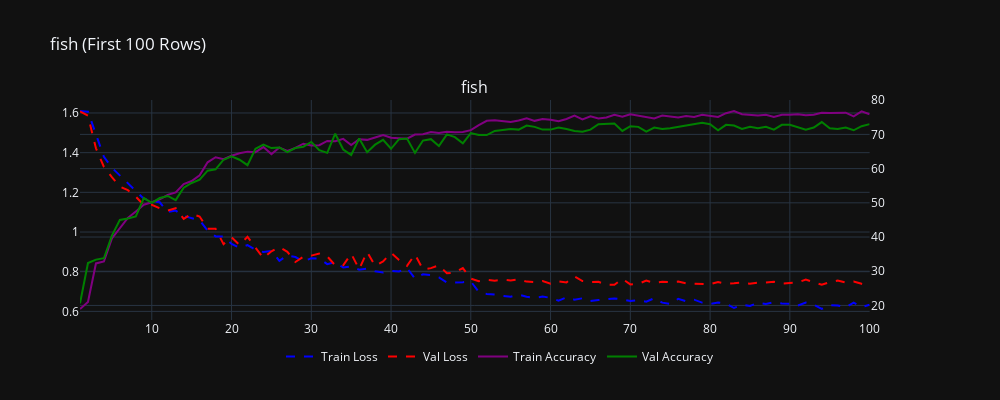
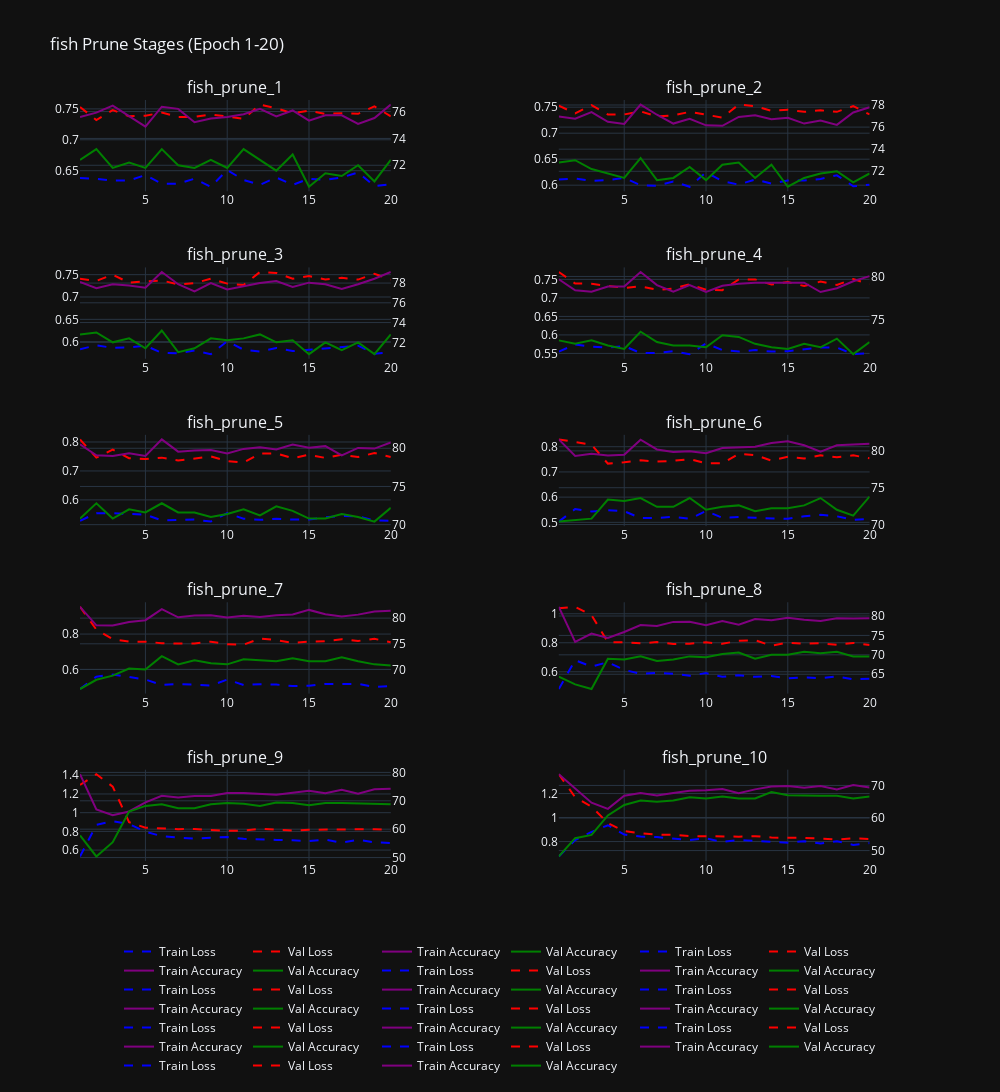

The code cell stored with these charts, in order, in its notebook:
### Code cell
train_result("fish", col_num=1, Train_loss="Train_loss", Val_loss="Val_loss", Train_accuracy="Train_accuracy", Val_accuracy="Val_accuracy", Epoch="Epoch")

prune_result("fish", col_num=2, Train_loss="Train_loss", Val_loss="Val_loss", Train_accuracy="Train_accuracy", Val_accuracy="Val_accuracy", Epoch="Epoch")

### Figure 1 — Plotly figure (JSON) as saved in the notebook; plotly's stock layout.template omitted (floating-point values rounded to 4 significant figures)
{"data": [{"line": {"color": "blue", "dash": "dash"}, "mode": "lines", "name": "Train Loss", "type": "scatter", "x": [1, 2, 3, 4, 5, 6, 7, 8, 9, 10, 11, 12, 13, 14, 15, 16, 17, 18, 19, 20, 21, 22, 23, 24, 25, 26, 27, 28, 29, 30, 31, 32, 33, 34, 35, 36, 37, 38, 39, 40, 41, 42, 43, 44, 45, 46, 47, 48, 49, 50, 51, 52, 53, 54, 55, 56, 57, 58, 59, 60, 61, 62, 63, 64, 65, 66, 67, 68, 69, 70, 71, 72, 73, 74, 75, 76, 77, 78, 79, 80, 81, 82, 83, 84, 85, 86, 87, 88, 89, 90, 91, 92, 93, 94, 95, 96, 97, 98, 99, 100], "xaxis": "x", "y": [1.61, 1.606, 1.492, 1.379, 1.324, 1.285, 1.25, 1.207, 1.168, 1.156, 1.15, 1.101, 1.108, 1.081, 1.07, 1.059, 1.007, 0.978, 0.978, 0.94, 0.921, 0.934, 0.91, 0.899, 0.905, 0.855, 0.882, 0.874, 0.852, 0.868, 0.866, 0.838, 0.848, 0.821, 0.827, 0.81, 0.816, 0.802, 0.796, 0.804, 0.801, 0.819, 0.765, 0.787, 0.783, 0.771, 0.745, 0.745, 0.747, 0.751, 0.698, 0.688, 0.685, 0.678, 0.674, 0.684, 0.674, 0.668, 0.675, 0.668, 0.654, 0.671, 0.659, 0.666, 0.652, 0.657, 0.66, 0.665, 0.661, 0.652, 0.656, 0.649, 0.666, 0.644, 0.637, 0.663, 0.651, 0.659, 0.644, 0.637, 0.645, 0.639, 0.617, 0.633, 0.627, 0.644, 0.637, 0.646, 0.64, 0.638, 0.629, 0.644, 0.634, 0.612, 0.631, 0.63, 0.62, 0.644, 0.622, 0.633], "yaxis": "y"}, {"line": {"color": "red", "dash": "dash"}, "mode": "lines", "name": "Val Loss", "type": "scatter", "x": [1, 2, 3, 4, 5, 6, 7, 8, 9, 10, 11, 12, 13, 14, 15, 16, 17, 18, 19, 20, 21, 22, 23, 24, 25, 26, 27, 28, 29, 30, 31, 32, 33, 34, 35, 36, 37, 38, 39, 40, 41, 42, 43, 44, 45, 46, 47, 48, 49, 50, 51, 52, 53, 54, 55, 56, 57, 58, 59, 60, 61, 62, 63, 64, 65, 66, 67, 68, 69, 70, 71, 72, 73, 74, 75, 76, 77, 78, 79, 80, 81, 82, 83, 84, 85, 86, 87, 88, 89, 90, 91, 92, 93, 94, 95, 96, 97, 98, 99, 100], "xaxis": "x", "y": [1.608, 1.586, 1.422, 1.328, 1.277, 1.229, 1.211, 1.178, 1.136, 1.137, 1.12, 1.108, 1.12, 1.066, 1.092, 1.078, 1.017, 1.016, 0.939, 0.974, 0.935, 0.976, 0.921, 0.868, 0.903, 0.924, 0.9, 0.849, 0.875, 0.881, 0.891, 0.877, 0.832, 0.832, 0.891, 0.813, 0.9, 0.83, 0.852, 0.895, 0.859, 0.83, 0.887, 0.812, 0.818, 0.832, 0.792, 0.796, 0.818, 0.765, 0.752, 0.759, 0.755, 0.76, 0.756, 0.762, 0.75, 0.748, 0.753, 0.74, 0.751, 0.746, 0.776, 0.753, 0.748, 0.749, 0.735, 0.734, 0.764, 0.736, 0.739, 0.755, 0.743, 0.749, 0.747, 0.75, 0.741, 0.739, 0.739, 0.737, 0.748, 0.74, 0.742, 0.745, 0.739, 0.745, 0.746, 0.749, 0.74, 0.742, 0.746, 0.76, 0.746, 0.734, 0.748, 0.755, 0.745, 0.751, 0.739, 0.73], "yaxis": "y"}, {"line": {"color": "purple"}, "mode": "lines", "name": "Train Accuracy", "type": "scatter", "x": [1, 2, 3, 4, 5, 6, 7, 8, 9, 10, 11, 12, 13, 14, 15, 16, 17, 18, 19, 20, 21, 22, 23, 24, 25, 26, 27, 28, 29, 30, 31, 32, 33, 34, 35, 36, 37, 38, 39, 40, 41, 42, 43, 44, 45, 46, 47, 48, 49, 50, 51, 52, 53, 54, 55, 56, 57, 58, 59, 60, 61, 62, 63, 64, 65, 66, 67, 68, 69, 70, 71, 72, 73, 74, 75, 76, 77, 78, 79, 80, 81, 82, 83, 84, 85, 86, 87, 88, 89, 90, 91, 92, 93, 94, 95, 96, 97, 98, 99, 100], "xaxis": "x", "y": [18.96, 21.04, 32.28, 32.84, 39.6, 42.76, 45.6, 47.48, 49.44, 50.16, 51, 52.32, 53.04, 55.48, 56.36, 58.04, 61.84, 63.32, 62.76, 63.76, 64.48, 64.96, 64.8, 66.28, 64.24, 66.16, 65.2, 66.04, 67.28, 66.76, 66.84, 68.08, 68, 68.68, 66.88, 68.6, 68.4, 69.08, 69.8, 69, 68.88, 68.76, 69.96, 70.04, 70.72, 70.44, 70.76, 70.6, 70.72, 71.24, 72.72, 73.96, 74.12, 73.88, 73.64, 74.08, 74.72, 73.96, 74.48, 74.28, 73.88, 74.52, 75.48, 74.4, 75.28, 74.68, 74.96, 75.72, 75.16, 75.88, 75.48, 75.04, 74.68, 75.52, 75.2, 74.96, 75.4, 75.12, 75.72, 75.48, 75.08, 76.2, 76.84, 75.88, 75.8, 75.52, 75.76, 75.12, 75.76, 75.72, 75.92, 75.6, 75.72, 76.32, 76.28, 76.36, 76.36, 75.28, 76.72, 75.88], "yaxis": "y2"}, {"line": {"color": "green"}, "mode": "lines", "name": "Val Accuracy", "type": "scatter", "x": [1, 2, 3, 4, 5, 6, 7, 8, 9, 10, 11, 12, 13, 14, 15, 16, 17, 18, 19, 20, 21, 22, 23, 24, 25, 26, 27, 28, 29, 30, 31, 32, 33, 34, 35, 36, 37, 38, 39, 40, 41, 42, 43, 44, 45, 46, 47, 48, 49, 50, 51, 52, 53, 54, 55, 56, 57, 58, 59, 60, 61, 62, 63, 64, 65, 66, 67, 68, 69, 70, 71, 72, 73, 74, 75, 76, 77, 78, 79, 80, 81, 82, 83, 84, 85, 86, 87, 88, 89, 90, 91, 92, 93, 94, 95, 96, 97, 98, 99, 100], "xaxis": "x", "y": [20.6, 32.4, 33.4, 33.8, 40.4, 45, 45.4, 46, 51.4, 50, 51.4, 52, 50.8, 54.4, 55.8, 56.8, 59.4, 59.8, 62.6, 63.6, 62.6, 61, 65.8, 67, 66, 66.2, 64.8, 66, 66.4, 67.8, 65.4, 64.6, 70.2, 65.6, 64, 68.8, 64.8, 67, 68.4, 65.8, 68.6, 68.8, 64.6, 68.2, 68.6, 66.6, 70, 69.2, 67.4, 70.4, 69.8, 69.8, 71, 71.4, 71.6, 71.4, 72.6, 72.2, 71.4, 71.4, 72, 71.6, 71, 70.8, 71.4, 73, 73, 73.2, 71, 72.4, 72.2, 70.8, 72, 71.6, 71.8, 72.2, 72.6, 72.8, 73.4, 73, 71.2, 72.8, 72.6, 71.6, 72.2, 71.8, 72.2, 71.4, 72.8, 72.8, 72.2, 71.4, 72, 73.6, 71.8, 71.6, 72, 71.2, 72.4, 73], "yaxis": "y2"}], "layout": {"annotations": [{"font": {"size": 16}, "showarrow": false, "text": "fish", "x": 0.47, "xanchor": "center", "xref": "paper", "y": 1, "yanchor": "bottom", "yref": "paper"}], "height": 400, "legend": {"orientation": "h", "x": 0.5, "xanchor": "center", "y": -0.1}, "title": {"text": "fish (First 100 Rows)"}, "width": 1000, "xaxis": {"anchor": "y", "domain": [0, 0.94]}, "yaxis": {"anchor": "x", "domain": [0, 1]}, "yaxis2": {"anchor": "x", "overlaying": "y", "side": "right"}}}

### Figure 2 — Plotly figure (JSON) as saved in the notebook; plotly's stock layout.template omitted (floating-point values rounded to 4 significant figures)
{"data": [{"line": {"color": "blue", "dash": "dash"}, "mode": "lines", "name": "Train Loss", "type": "scatter", "x": [1, 2, 3, 4, 5, 6, 7, 8, 9, 10, 11, 12, 13, 14, 15, 16, 17, 18, 19, 20], "xaxis": "x", "y": [0.638, 0.637, 0.634, 0.634, 0.643, 0.629, 0.629, 0.637, 0.624, 0.651, 0.635, 0.627, 0.639, 0.627, 0.637, 0.635, 0.639, 0.647, 0.625, 0.628], "yaxis": "y"}, {"line": {"color": "red", "dash": "dash"}, "mode": "lines", "name": "Val Loss", "type": "scatter", "x": [1, 2, 3, 4, 5, 6, 7, 8, 9, 10, 11, 12, 13, 14, 15, 16, 17, 18, 19, 20], "xaxis": "x", "y": [0.753, 0.732, 0.748, 0.738, 0.739, 0.744, 0.737, 0.737, 0.741, 0.738, 0.734, 0.757, 0.751, 0.743, 0.747, 0.742, 0.743, 0.742, 0.754, 0.738], "yaxis": "y"}, {"line": {"color": "purple"}, "mode": "lines", "name": "Train Accuracy", "type": "scatter", "x": [1, 2, 3, 4, 5, 6, 7, 8, 9, 10, 11, 12, 13, 14, 15, 16, 17, 18, 19, 20], "xaxis": "x", "y": [75.6, 75.92, 76.44, 75.68, 74.88, 76.36, 76.2, 75.2, 75.48, 75.6, 75.8, 76.2, 75.64, 76.08, 75.32, 75.72, 75.72, 75.08, 75.52, 76.52], "yaxis": "y2"}, {"line": {"color": "green"}, "mode": "lines", "name": "Val Accuracy", "type": "scatter", "x": [1, 2, 3, 4, 5, 6, 7, 8, 9, 10, 11, 12, 13, 14, 15, 16, 17, 18, 19, 20], "xaxis": "x", "y": [72.4, 73.2, 71.8, 72.2, 71.8, 73.2, 72, 71.8, 72.4, 71.8, 73.2, 72.4, 71.6, 72.8, 70.4, 71.4, 71.2, 72, 70.8, 72.4], "yaxis": "y2"}, {"line": {"color": "blue", "dash": "dash"}, "mode": "lines", "name": "Train Loss", "type": "scatter", "x": [1, 2, 3, 4, 5, 6, 7, 8, 9, 10, 11, 12, 13, 14, 15, 16, 17, 18, 19, 20], "xaxis": "x2", "y": [0.611, 0.613, 0.608, 0.61, 0.614, 0.6, 0.599, 0.607, 0.597, 0.625, 0.608, 0.601, 0.611, 0.603, 0.609, 0.609, 0.612, 0.619, 0.598, 0.601], "yaxis": "y3"}, {"line": {"color": "red", "dash": "dash"}, "mode": "lines", "name": "Val Loss", "type": "scatter", "x": [1, 2, 3, 4, 5, 6, 7, 8, 9, 10, 11, 12, 13, 14, 15, 16, 17, 18, 19, 20], "xaxis": "x2", "y": [0.753, 0.738, 0.754, 0.736, 0.736, 0.742, 0.732, 0.734, 0.741, 0.735, 0.73, 0.755, 0.752, 0.743, 0.745, 0.741, 0.744, 0.741, 0.752, 0.736], "yaxis": "y3"}, {"line": {"color": "purple"}, "mode": "lines", "name": "Train Accuracy", "type": "scatter", "x": [1, 2, 3, 4, 5, 6, 7, 8, 9, 10, 11, 12, 13, 14, 15, 16, 17, 18, 19, 20], "xaxis": "x2", "y": [76.96, 76.76, 77.36, 76.48, 76.28, 78.04, 77.12, 76.32, 76.76, 76.16, 76.12, 76.92, 77.08, 76.72, 76.84, 76.32, 76.6, 76.2, 77.32, 77.8], "yaxis": "y4"}, {"line": {"color": "green"}, "mode": "lines", "name": "Val Accuracy", "type": "scatter", "x": [1, 2, 3, 4, 5, 6, 7, 8, 9, 10, 11, 12, 13, 14, 15, 16, 17, 18, 19, 20], "xaxis": "x2", "y": [72.8, 73, 72.2, 71.8, 71.4, 73.2, 71.2, 71.4, 72.4, 71.2, 72.6, 72.8, 71.4, 72.6, 70.6, 71.4, 71.8, 72, 71, 71.8], "yaxis": "y4"}, {"line": {"color": "blue", "dash": "dash"}, "mode": "lines", "name": "Train Loss", "type": "scatter", "x": [1, 2, 3, 4, 5, 6, 7, 8, 9, 10, 11, 12, 13, 14, 15, 16, 17, 18, 19, 20], "xaxis": "x3", "y": [0.583, 0.592, 0.586, 0.587, 0.591, 0.575, 0.574, 0.58, 0.572, 0.601, 0.582, 0.578, 0.586, 0.579, 0.582, 0.585, 0.588, 0.591, 0.573, 0.576], "yaxis": "y5"}, {"line": {"color": "red", "dash": "dash"}, "mode": "lines", "name": "Val Loss", "type": "scatter", "x": [1, 2, 3, 4, 5, 6, 7, 8, 9, 10, 11, 12, 13, 14, 15, 16, 17, 18, 19, 20], "xaxis": "x3", "y": [0.741, 0.736, 0.75, 0.732, 0.735, 0.737, 0.728, 0.731, 0.741, 0.73, 0.727, 0.756, 0.754, 0.741, 0.747, 0.739, 0.743, 0.739, 0.752, 0.739], "yaxis": "y5"}, {"line": {"color": "purple"}, "mode": "lines", "name": "Train Accuracy", "type": "scatter", "x": [1, 2, 3, 4, 5, 6, 7, 8, 9, 10, 11, 12, 13, 14, 15, 16, 17, 18, 19, 20], "xaxis": "x3", "y": [78.12, 77.48, 77.88, 77.76, 77.52, 79.12, 77.88, 77.16, 78, 77.36, 77.68, 78, 78.2, 77.6, 78.04, 77.88, 77.4, 77.88, 78.44, 79.12], "yaxis": "y6"}, {"line": {"color": "green"}, "mode": "lines", "name": "Val Accuracy", "type": "scatter", "x": [1, 2, 3, 4, 5, 6, 7, 8, 9, 10, 11, 12, 13, 14, 15, 16, 17, 18, 19, 20], "xaxis": "x3", "y": [72.8, 73, 72, 72.4, 71.4, 73.2, 71, 71.4, 72.4, 72.2, 72.4, 72.8, 72, 72.2, 70.8, 72, 71.2, 72, 70.8, 72.8], "yaxis": "y6"}, {"line": {"color": "blue", "dash": "dash"}, "mode": "lines", "name": "Train Loss", "type": "scatter", "x": [1, 2, 3, 4, 5, 6, 7, 8, 9, 10, 11, 12, 13, 14, 15, 16, 17, 18, 19, 20], "xaxis": "x4", "y": [0.555, 0.574, 0.568, 0.566, 0.57, 0.551, 0.551, 0.556, 0.548, 0.577, 0.559, 0.555, 0.559, 0.555, 0.556, 0.561, 0.566, 0.566, 0.548, 0.551], "yaxis": "y7"}, {"line": {"color": "red", "dash": "dash"}, "mode": "lines", "name": "Val Loss", "type": "scatter", "x": [1, 2, 3, 4, 5, 6, 7, 8, 9, 10, 11, 12, 13, 14, 15, 16, 17, 18, 19, 20], "xaxis": "x4", "y": [0.77, 0.739, 0.738, 0.732, 0.727, 0.731, 0.722, 0.725, 0.737, 0.722, 0.721, 0.75, 0.75, 0.736, 0.743, 0.732, 0.744, 0.735, 0.751, 0.737], "yaxis": "y7"}, {"line": {"color": "purple"}, "mode": "lines", "name": "Train Accuracy", "type": "scatter", "x": [1, 2, 3, 4, 5, 6, 7, 8, 9, 10, 11, 12, 13, 14, 15, 16, 17, 18, 19, 20], "xaxis": "x4", "y": [79.68, 78.4, 78.24, 78.84, 78.84, 80.52, 79, 78.24, 79, 78.2, 78.92, 79.16, 79.28, 79.28, 79.24, 79.28, 78.2, 78.64, 79.44, 80.04], "yaxis": "y8"}, {"line": {"color": "green"}, "mode": "lines", "name": "Val Accuracy", "type": "scatter", "x": [1, 2, 3, 4, 5, 6, 7, 8, 9, 10, 11, 12, 13, 14, 15, 16, 17, 18, 19, 20], "xaxis": "x4", "y": [72.6, 72.2, 72.6, 72, 71.6, 73.6, 72.4, 72, 72, 71.8, 73.2, 73, 72.2, 71.8, 71.6, 72.2, 71.8, 72.8, 71, 72.4], "yaxis": "y8"}, {"line": {"color": "blue", "dash": "dash"}, "mode": "lines", "name": "Train Loss", "type": "scatter", "x": [1, 2, 3, 4, 5, 6, 7, 8, 9, 10, 11, 12, 13, 14, 15, 16, 17, 18, 19, 20], "xaxis": "x5", "y": [0.528, 0.554, 0.554, 0.552, 0.549, 0.529, 0.53, 0.532, 0.525, 0.554, 0.535, 0.531, 0.535, 0.532, 0.532, 0.54, 0.545, 0.543, 0.529, 0.528], "yaxis": "y9"}, {"line": {"color": "red", "dash": "dash"}, "mode": "lines", "name": "Val Loss", "type": "scatter", "x": [1, 2, 3, 4, 5, 6, 7, 8, 9, 10, 11, 12, 13, 14, 15, 16, 17, 18, 19, 20], "xaxis": "x5", "y": [0.809, 0.746, 0.774, 0.744, 0.741, 0.746, 0.736, 0.743, 0.75, 0.734, 0.729, 0.76, 0.761, 0.744, 0.756, 0.745, 0.756, 0.748, 0.762, 0.748], "yaxis": "y9"}, {"line": {"color": "purple"}, "mode": "lines", "name": "Train Accuracy", "type": "scatter", "x": [1, 2, 3, 4, 5, 6, 7, 8, 9, 10, 11, 12, 13, 14, 15, 16, 17, 18, 19, 20], "xaxis": "x5", "y": [80.52, 79.08, 79, 79.36, 79, 81.16, 79.56, 79.72, 79.76, 79.32, 79.92, 80.12, 79.84, 80.48, 80.08, 80.28, 79.08, 80.04, 79.96, 80.76], "yaxis": "y10"}, {"line": {"color": "green"}, "mode": "lines", "name": "Val Accuracy", "type": "scatter", "x": [1, 2, 3, 4, 5, 6, 7, 8, 9, 10, 11, 12, 13, 14, 15, 16, 17, 18, 19, 20], "xaxis": "x5", "y": [70.8, 72.8, 70.8, 72, 71.6, 72.8, 71.6, 71.6, 71, 71.4, 72, 71.2, 72.4, 71.8, 70.8, 70.8, 71.4, 71, 70.4, 72.2], "yaxis": "y10"}, {"line": {"color": "blue", "dash": "dash"}, "mode": "lines", "name": "Train Loss", "type": "scatter", "x": [1, 2, 3, 4, 5, 6, 7, 8, 9, 10, 11, 12, 13, 14, 15, 16, 17, 18, 19, 20], "xaxis": "x6", "y": [0.503, 0.553, 0.543, 0.548, 0.544, 0.517, 0.517, 0.522, 0.514, 0.545, 0.518, 0.521, 0.518, 0.517, 0.514, 0.524, 0.53, 0.524, 0.51, 0.513], "yaxis": "y11"}, {"line": {"color": "red", "dash": "dash"}, "mode": "lines", "name": "Val Loss", "type": "scatter", "x": [1, 2, 3, 4, 5, 6, 7, 8, 9, 10, 11, 12, 13, 14, 15, 16, 17, 18, 19, 20], "xaxis": "x6", "y": [0.829, 0.819, 0.808, 0.733, 0.738, 0.746, 0.741, 0.744, 0.751, 0.734, 0.734, 0.772, 0.767, 0.745, 0.76, 0.753, 0.766, 0.758, 0.766, 0.754], "yaxis": "y11"}, {"line": {"color": "purple"}, "mode": "lines", "name": "Train Accuracy", "type": "scatter", "x": [1, 2, 3, 4, 5, 6, 7, 8, 9, 10, 11, 12, 13, 14, 15, 16, 17, 18, 19, 20], "xaxis": "x6", "y": [81.56, 79.32, 79.6, 79.36, 79.48, 81.52, 80.2, 79.84, 79.96, 79.68, 80.4, 80.52, 80.56, 81.08, 81.32, 80.76, 79.88, 80.76, 80.84, 80.96], "yaxis": "y12"}, {"line": {"color": "green"}, "mode": "lines", "name": "Val Accuracy", "type": "scatter", "x": [1, 2, 3, 4, 5, 6, 7, 8, 9, 10, 11, 12, 13, 14, 15, 16, 17, 18, 19, 20], "xaxis": "x6", "y": [70.4, 70.6, 70.8, 73.4, 73.2, 73.6, 72.4, 72.4, 73.6, 72, 72.4, 72.6, 71.8, 72.2, 72.2, 72.6, 73.6, 72, 71.2, 73.8], "yaxis": "y12"}, {"line": {"color": "blue", "dash": "dash"}, "mode": "lines", "name": "Train Loss", "type": "scatter", "x": [1, 2, 3, 4, 5, 6, 7, 8, 9, 10, 11, 12, 13, 14, 15, 16, 17, 18, 19, 20], "xaxis": "x7", "y": [0.489, 0.559, 0.571, 0.556, 0.543, 0.512, 0.517, 0.514, 0.509, 0.542, 0.512, 0.516, 0.514, 0.506, 0.507, 0.518, 0.518, 0.518, 0.501, 0.506], "yaxis": "y13"}, {"line": {"color": "red", "dash": "dash"}, "mode": "lines", "name": "Val Loss", "type": "scatter", "x": [1, 2, 3, 4, 5, 6, 7, 8, 9, 10, 11, 12, 13, 14, 15, 16, 17, 18, 19, 20], "xaxis": "x7", "y": [0.954, 0.825, 0.771, 0.757, 0.757, 0.748, 0.746, 0.747, 0.757, 0.742, 0.74, 0.774, 0.766, 0.75, 0.757, 0.76, 0.771, 0.761, 0.773, 0.754], "yaxis": "y13"}, {"line": {"color": "purple"}, "mode": "lines", "name": "Train Accuracy", "type": "scatter", "x": [1, 2, 3, 4, 5, 6, 7, 8, 9, 10, 11, 12, 13, 14, 15, 16, 17, 18, 19, 20], "xaxis": "x7", "y": [82.2, 78.6, 78.56, 79.24, 79.6, 81.76, 80.16, 80.52, 80.56, 80.12, 80.44, 80.2, 80.56, 80.72, 81.6, 80.76, 80.32, 80.68, 81.28, 81.44], "yaxis": "y14"}, {"line": {"color": "green"}, "mode": "lines", "name": "Val Accuracy", "type": "scatter", "x": [1, 2, 3, 4, 5, 6, 7, 8, 9, 10, 11, 12, 13, 14, 15, 16, 17, 18, 19, 20], "xaxis": "x7", "y": [66.2, 68, 68.8, 70.2, 70, 72.6, 71, 71.8, 71.2, 71, 72, 71.8, 71.6, 72.2, 71.6, 71.6, 72.4, 71.6, 71, 70.8], "yaxis": "y14"}, {"line": {"color": "blue", "dash": "dash"}, "mode": "lines", "name": "Train Loss", "type": "scatter", "x": [1, 2, 3, 4, 5, 6, 7, 8, 9, 10, 11, 12, 13, 14, 15, 16, 17, 18, 19, 20], "xaxis": "x8", "y": [0.481, 0.68, 0.636, 0.666, 0.613, 0.586, 0.593, 0.586, 0.572, 0.591, 0.565, 0.576, 0.565, 0.571, 0.554, 0.561, 0.556, 0.568, 0.548, 0.552], "yaxis": "y15"}, {"line": {"color": "red", "dash": "dash"}, "mode": "lines", "name": "Val Loss", "type": "scatter", "x": [1, 2, 3, 4, 5, 6, 7, 8, 9, 10, 11, 12, 13, 14, 15, 16, 17, 18, 19, 20], "xaxis": "x8", "y": [1.038, 1.048, 0.991, 0.804, 0.804, 0.796, 0.805, 0.792, 0.794, 0.803, 0.793, 0.814, 0.818, 0.78, 0.801, 0.793, 0.797, 0.786, 0.799, 0.785], "yaxis": "y15"}, {"line": {"color": "purple"}, "mode": "lines", "name": "Train Accuracy", "type": "scatter", "x": [1, 2, 3, 4, 5, 6, 7, 8, 9, 10, 11, 12, 13, 14, 15, 16, 17, 18, 19, 20], "xaxis": "x8", "y": [82.36, 73.32, 75.48, 74.36, 75.88, 77.68, 77.4, 78.48, 78.52, 77.64, 78.68, 77.76, 79.2, 78.88, 79.56, 79.04, 78.72, 79.4, 79.36, 79.4], "yaxis": "y16"}, {"line": {"color": "green"}, "mode": "lines", "name": "Val Accuracy", "type": "scatter", "x": [1, 2, 3, 4, 5, 6, 7, 8, 9, 10, 11, 12, 13, 14, 15, 16, 17, 18, 19, 20], "xaxis": "x8", "y": [64.4, 62.4, 61.2, 69, 68.8, 69.6, 68.4, 68.8, 69.6, 69.4, 70.2, 70.6, 69, 70, 70, 70.8, 70.4, 70.8, 69.6, 69.6], "yaxis": "y16"}, {"line": {"color": "blue", "dash": "dash"}, "mode": "lines", "name": "Train Loss", "type": "scatter", "x": [1, 2, 3, 4, 5, 6, 7, 8, 9, 10, 11, 12, 13, 14, 15, 16, 17, 18, 19, 20], "xaxis": "x9", "y": [0.532, 0.87, 0.908, 0.878, 0.796, 0.749, 0.734, 0.722, 0.732, 0.74, 0.72, 0.711, 0.709, 0.705, 0.696, 0.711, 0.679, 0.709, 0.683, 0.675], "yaxis": "y17"}, {"line": {"color": "red", "dash": "dash"}, "mode": "lines", "name": "Val Loss", "type": "scatter", "x": [1, 2, 3, 4, 5, 6, 7, 8, 9, 10, 11, 12, 13, 14, 15, 16, 17, 18, 19, 20], "xaxis": "x9", "y": [1.296, 1.411, 1.279, 0.898, 0.84, 0.83, 0.824, 0.825, 0.816, 0.806, 0.809, 0.828, 0.818, 0.809, 0.817, 0.817, 0.819, 0.819, 0.824, 0.813], "yaxis": "y17"}, {"line": {"color": "purple"}, "mode": "lines", "name": "Train Accuracy", "type": "scatter", "x": [1, 2, 3, 4, 5, 6, 7, 8, 9, 10, 11, 12, 13, 14, 15, 16, 17, 18, 19, 20], "xaxis": "x9", "y": [79.36, 66.96, 64.96, 66.24, 69.44, 71.8, 71.2, 71.68, 71.68, 72.76, 72.72, 72.4, 72.16, 72.88, 73.52, 72.64, 73.92, 72.52, 74.04, 74.24], "yaxis": "y18"}, {"line": {"color": "green"}, "mode": "lines", "name": "Val Accuracy", "type": "scatter", "x": [1, 2, 3, 4, 5, 6, 7, 8, 9, 10, 11, 12, 13, 14, 15, 16, 17, 18, 19, 20], "xaxis": "x9", "y": [57.8, 50.4, 55.4, 66.2, 68.2, 68.8, 67.4, 67.4, 68.8, 69.2, 69, 68.2, 69.4, 69.2, 68.4, 69.2, 69.2, 69, 69, 68.8], "yaxis": "y18"}, {"line": {"color": "blue", "dash": "dash"}, "mode": "lines", "name": "Train Loss", "type": "scatter", "x": [1, 2, 3, 4, 5, 6, 7, 8, 9, 10, 11, 12, 13, 14, 15, 16, 17, 18, 19, 20], "xaxis": "x10", "y": [0.676, 0.813, 0.88, 0.936, 0.858, 0.842, 0.837, 0.822, 0.812, 0.827, 0.797, 0.813, 0.807, 0.8, 0.791, 0.803, 0.784, 0.803, 0.772, 0.788], "yaxis": "y19"}, {"line": {"color": "red", "dash": "dash"}, "mode": "lines", "name": "Val Loss", "type": "scatter", "x": [1, 2, 3, 4, 5, 6, 7, 8, 9, 10, 11, 12, 13, 14, 15, 16, 17, 18, 19, 20], "xaxis": "x10", "y": [1.361, 1.169, 1.091, 0.954, 0.887, 0.869, 0.858, 0.857, 0.846, 0.843, 0.841, 0.841, 0.845, 0.834, 0.831, 0.831, 0.824, 0.818, 0.826, 0.822], "yaxis": "y19"}, {"line": {"color": "purple"}, "mode": "lines", "name": "Train Accuracy", "type": "scatter", "x": [1, 2, 3, 4, 5, 6, 7, 8, 9, 10, 11, 12, 13, 14, 15, 16, 17, 18, 19, 20], "xaxis": "x10", "y": [73.44, 69.16, 64.72, 62.8, 66.84, 67.64, 66.92, 67.68, 68.36, 68.56, 68.88, 67.64, 68.8, 69.68, 69.8, 69.32, 69.8, 68.8, 70.12, 69.4], "yaxis": "y20"}, {"line": {"color": "green"}, "mode": "lines", "name": "Val Accuracy", "type": "scatter", "x": [1, 2, 3, 4, 5, 6, 7, 8, 9, 10, 11, 12, 13, 14, 15, 16, 17, 18, 19, 20], "xaxis": "x10", "y": [48.2, 53.8, 54.8, 60.8, 64, 65.4, 65, 65.4, 66.4, 66, 66.6, 66, 66, 68, 67, 66.8, 66.8, 66.8, 66, 66.6], "yaxis": "y20"}], "layout": {"annotations": [{"font": {"size": 16}, "showarrow": false, "text": "fish_prune_1", "x": 0.185, "xanchor": "center", "xref": "paper", "y": 1, "yanchor": "bottom", "yref": "paper"}, {"font": {"size": 16}, "showarrow": false, "text": "fish_prune_2", "x": 0.755, "xanchor": "center", "xref": "paper", "y": 1, "yanchor": "bottom", "yref": "paper"}, {"font": {"size": 16}, "showarrow": false, "text": "fish_prune_3", "x": 0.185, "xanchor": "center", "xref": "paper", "y": 0.78, "yanchor": "bottom", "yref": "paper"}, {"font": {"size": 16}, "showarrow": false, "text": "fish_prune_4", "x": 0.755, "xanchor": "center", "xref": "paper", "y": 0.78, "yanchor": "bottom", "yref": "paper"}, {"font": {"size": 16}, "showarrow": false, "text": "fish_prune_5", "x": 0.185, "xanchor": "center", "xref": "paper", "y": 0.56, "yanchor": "bottom", "yref": "paper"}, {"font": {"size": 16}, "showarrow": false, "text": "fish_prune_6", "x": 0.755, "xanchor": "center", "xref": "paper", "y": 0.56, "yanchor": "bottom", "yref": "paper"}, {"font": {"size": 16}, "showarrow": false, "text": "fish_prune_7", "x": 0.185, "xanchor": "center", "xref": "paper", "y": 0.34, "yanchor": "bottom", "yref": "paper"}, {"font": {"size": 16}, "showarrow": false, "text": "fish_prune_8", "x": 0.755, "xanchor": "center", "xref": "paper", "y": 0.34, "yanchor": "bottom", "yref": "paper"}, {"font": {"size": 16}, "showarrow": false, "text": "fish_prune_9", "x": 0.185, "xanchor": "center", "xref": "paper", "y": 0.12, "yanchor": "bottom", "yref": "paper"}, {"font": {"size": 16}, "showarrow": false, "text": "fish_prune_10", "x": 0.755, "xanchor": "center", "xref": "paper", "y": 0.12, "yanchor": "bottom", "yref": "paper"}], "height": 1500, "legend": {"orientation": "h", "x": 0.5, "xanchor": "center", "y": -0.1}, "title": {"text": "fish Prune Stages (Epoch 1-20)"}, "width": 1000, "xaxis": {"anchor": "y", "domain": [0, 0.37]}, "xaxis10": {"anchor": "y19", "domain": [0.57, 0.94]}, "xaxis2": {"anchor": "y3", "domain": [0.57, 0.94]}, "xaxis3": {"anchor": "y5", "domain": [0, 0.37]}, "xaxis4": {"anchor": "y7", "domain": [0.57, 0.94]}, "xaxis5": {"anchor": "y9", "domain": [0, 0.37]}, "xaxis6": {"anchor": "y11", "domain": [0.57, 0.94]}, "xaxis7": {"anchor": "y13", "domain": [0, 0.37]}, "xaxis8": {"anchor": "y15", "domain": [0.57, 0.94]}, "xaxis9": {"anchor": "y17", "domain": [0, 0.37]}, "yaxis": {"anchor": "x", "domain": [0.88, 1]}, "yaxis10": {"anchor": "x5", "overlaying": "y9", "side": "right"}, "yaxis11": {"anchor": "x6", "domain": [0.44, 0.56]}, "yaxis12": {"anchor": "x6", "overlaying": "y11", "side": "right"}, "yaxis13": {"anchor": "x7", "domain": [0.22, 0.34]}, "yaxis14": {"anchor": "x7", "overlaying": "y13", "side": "right"}, "yaxis15": {"anchor": "x8", "domain": [0.22, 0.34]}, "yaxis16": {"anchor": "x8", "overlaying": "y15", "side": "right"}, "yaxis17": {"anchor": "x9", "domain": [0, 0.12]}, "yaxis18": {"anchor": "x9", "overlaying": "y17", "side": "right"}, "yaxis19": {"anchor": "x10", "domain": [0, 0.12]}, "yaxis2": {"anchor": "x", "overlaying": "y", "side": "right"}, "yaxis20": {"anchor": "x10", "overlaying": "y19", "side": "right"}, "yaxis3": {"anchor": "x2", "domain": [0.88, 1]}, "yaxis4": {"anchor": "x2", "overlaying": "y3", "side": "right"}, "yaxis5": {"anchor": "x3", "domain": [0.66, 0.78]}, "yaxis6": {"anchor": "x3", "overlaying": "y5", "side": "right"}, "yaxis7": {"anchor": "x4", "domain": [0.66, 0.78]}, "yaxis8": {"anchor": "x4", "overlaying": "y7", "side": "right"}, "yaxis9": {"anchor": "x5", "domain": [0.44, 0.56]}}}
